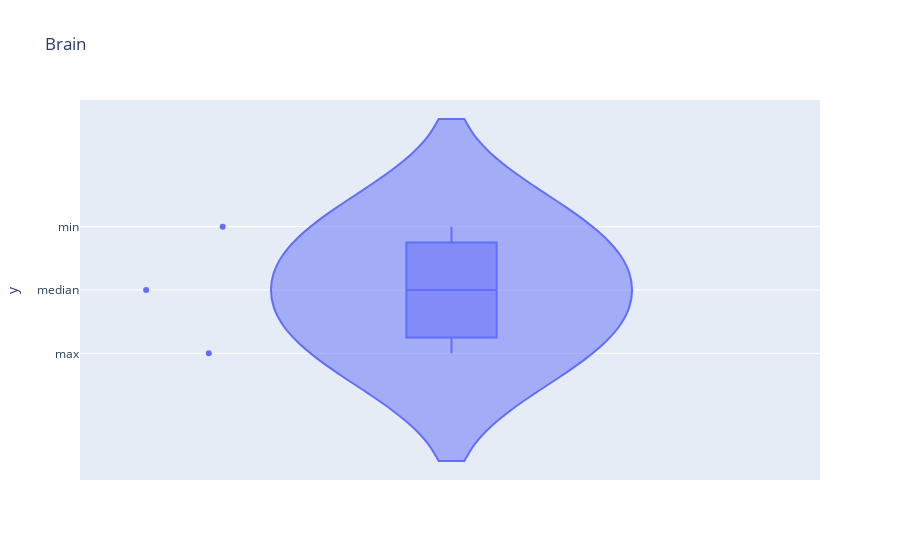
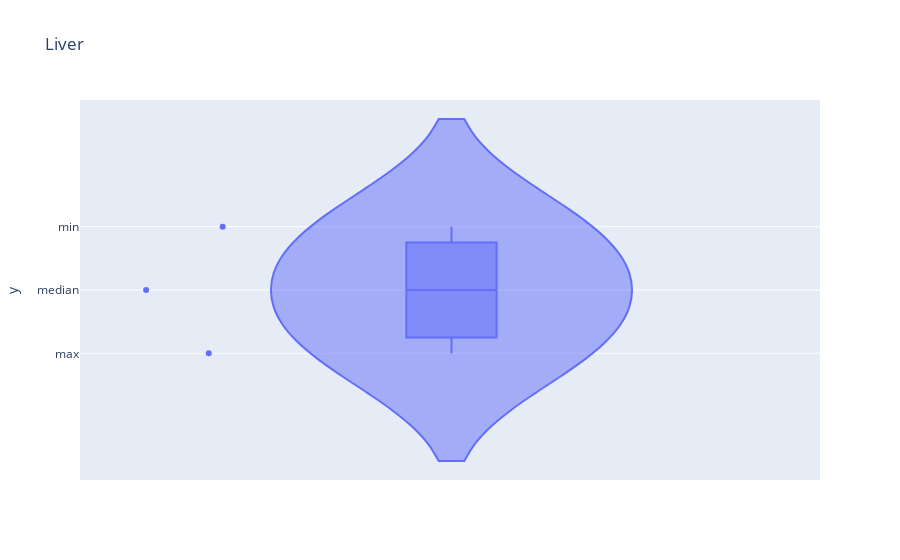
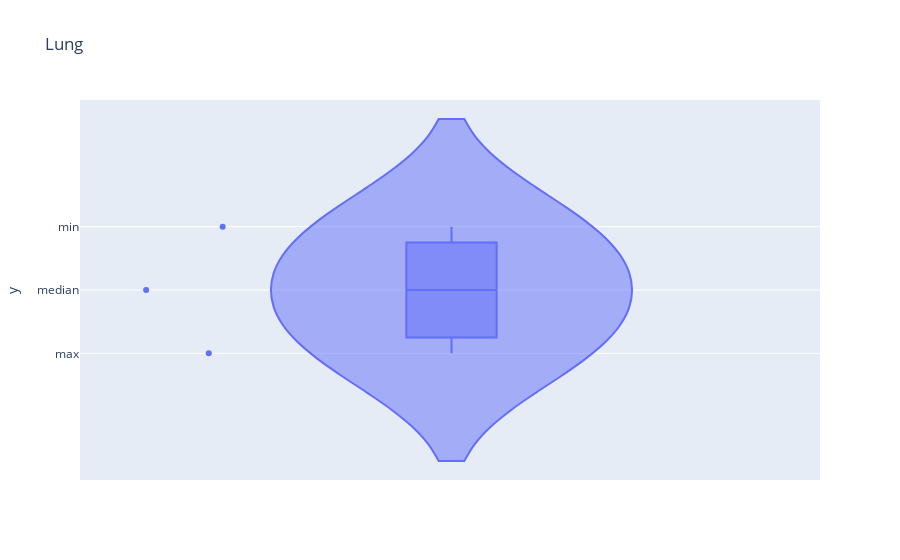

Notebook source saved alongside these figures, in order:
### Code cell
#this loop goes through all cell lines and plot
for i in cell_line_names:
  fig = px.violin(
      data.loc[:,pd.IndexSlice[i, :]],
      y = ('max','median','min'),
      title= i,
      box=True,
      points='all')
  fig.show()

### Figure 1 — Plotly figure (JSON) as saved in the notebook; plotly's stock layout.template omitted (floating-point values rounded to 4 significant figures)
{"data": [{"alignmentgroup": "True", "box": {"visible": true}, "hovertemplate": "y=%{y}<extra></extra>", "legendgroup": "", "marker": {"color": "#636efa"}, "name": "", "offsetgroup": "", "orientation": "v", "points": "all", "scalegroup": "True", "showlegend": false, "type": "violin", "x0": " ", "xaxis": "x", "y": ["max", "median", "min"], "y0": " ", "yaxis": "y"}], "layout": {"legend": {"tracegroupgap": 0}, "title": {"text": "Brain"}, "violinmode": "group", "xaxis": {"anchor": "y", "domain": [0, 1]}, "yaxis": {"anchor": "x", "domain": [0, 1], "title": {"text": "y"}}}}

### Figure 2 — Plotly figure (JSON) as saved in the notebook; plotly's stock layout.template omitted (floating-point values rounded to 4 significant figures)
{"data": [{"alignmentgroup": "True", "box": {"visible": true}, "hovertemplate": "y=%{y}<extra></extra>", "legendgroup": "", "marker": {"color": "#636efa"}, "name": "", "offsetgroup": "", "orientation": "v", "points": "all", "scalegroup": "True", "showlegend": false, "type": "violin", "x0": " ", "xaxis": "x", "y": ["max", "median", "min"], "y0": " ", "yaxis": "y"}], "layout": {"legend": {"tracegroupgap": 0}, "title": {"text": "Liver"}, "violinmode": "group", "xaxis": {"anchor": "y", "domain": [0, 1]}, "yaxis": {"anchor": "x", "domain": [0, 1], "title": {"text": "y"}}}}

### Figure 3 — Plotly figure (JSON) as saved in the notebook; plotly's stock layout.template omitted (floating-point values rounded to 4 significant figures)
{"data": [{"alignmentgroup": "True", "box": {"visible": true}, "hovertemplate": "y=%{y}<extra></extra>", "legendgroup": "", "marker": {"color": "#636efa"}, "name": "", "offsetgroup": "", "orientation": "v", "points": "all", "scalegroup": "True", "showlegend": false, "type": "violin", "x0": " ", "xaxis": "x", "y": ["max", "median", "min"], "y0": " ", "yaxis": "y"}], "layout": {"legend": {"tracegroupgap": 0}, "title": {"text": "Lung"}, "violinmode": "group", "xaxis": {"anchor": "y", "domain": [0, 1]}, "yaxis": {"anchor": "x", "domain": [0, 1], "title": {"text": "y"}}}}
